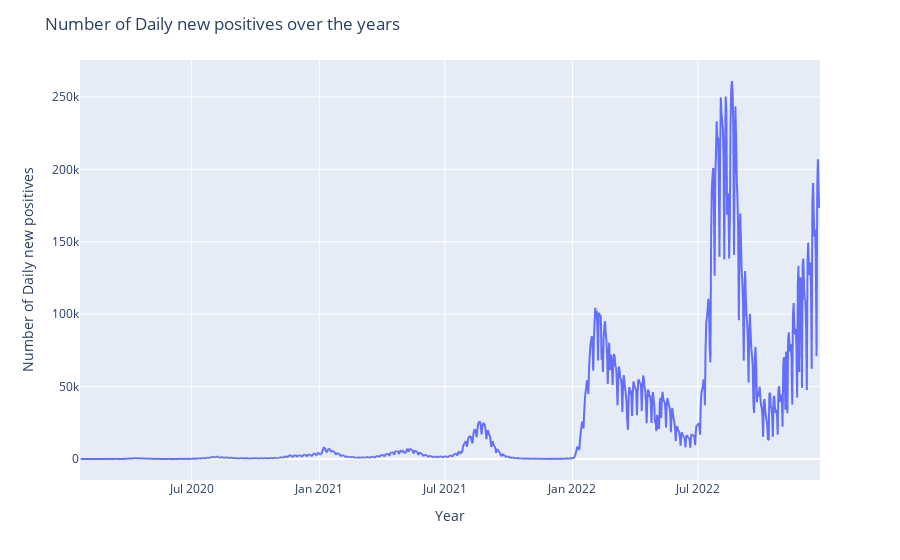

The cell this chart's notebook holds for it:
### Code cell
fig = px.line(df1, x=df1['date'], y=df1['new_cases'])
fig.update_layout(title='Number of Daily new positives over the years', xaxis_title='Year', yaxis_title='Number of Daily new positives')
fig.show()

### Figure 1 — Plotly figure (JSON) as saved in the notebook; plotly's stock layout.template omitted (floating-point values rounded to 4 significant figures; data arrays with more than 128 entries replaced by an {"elided": "..."} marker saying what was removed)
{"data": [{"hovertemplate": "date=%{x}<br>new_cases=%{y}<extra></extra>", "legendgroup": "", "line": {"color": "#636efa", "dash": "solid"}, "marker": {"symbol": "circle"}, "mode": "lines", "name": "", "showlegend": false, "type": "scattergl", "x": {"elided": "1068 str values"}, "xaxis": "x", "y": {"elided": "1068 int values"}, "yaxis": "y"}], "layout": {"autosize": true, "legend": {"tracegroupgap": 0}, "margin": {"t": 60}, "title": {"text": "Number of Daily new positives over the years"}, "xaxis": {"anchor": "y", "autorange": true, "domain": [0, 1], "range": ["2020-01-22", "2022-12-24"], "title": {"text": "Year"}, "type": "date"}, "yaxis": {"anchor": "x", "autorange": true, "domain": [0, 1], "range": [-14500.0, 275500.0], "title": {"text": "Number of Daily new positives"}, "type": "linear"}}}
